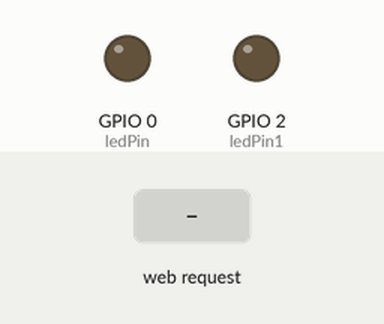
This sketch was run on a simulated ESP8266 (NodeMCU). Parts: output pins drawn as LEDs (lit = HIGH). Inputs (shaded band) come from the test bench. WiFi joins after 1.5 s; servers stay silent unless stated; what the sketch prints to the serial monitor is not drawn.

Above: at 2.7 s.
2.8 s: HTTP request GET /LED=ON received
At 3.6 s:
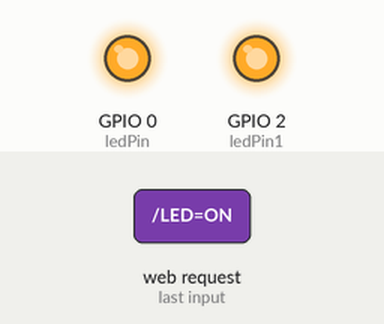
4.3 s: HTTP request GET /LED1=ON received
At 4.7 s:
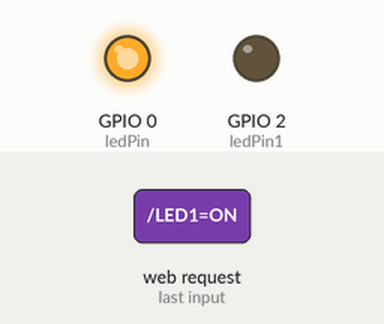
5.8 s: HTTP request GET /LED2=ON received
At 7.0 s:
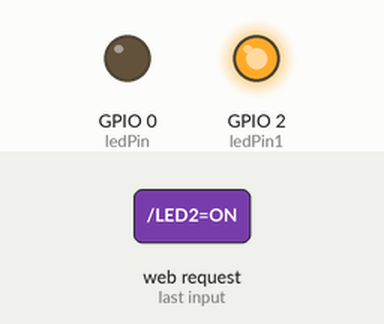
Timing chart, 0 to 8.8 s (numbered marks = the images above; inputs shaded):
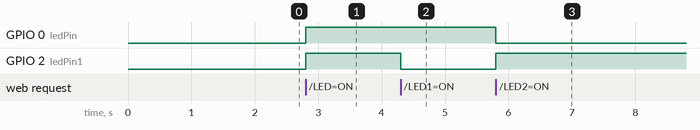

The sketch:

esp_prog.ino
```cpp
#include <ESP8266WiFi.h>

const char* ssid = "xxxxxxxx";
const char* password = "xxxxxxxx";
IPAddress staticIP(10,0,0,71);
IPAddress gateway(10,0,0,1);
IPAddress subnet(255,255,255,0);
int ledPin = 0;
int ledPin1 = 2;
WiFiServer server(80);

void setup() {
  Serial.begin(115200);
  delay(10);

  pinMode(ledPin, OUTPUT);
  pinMode(ledPin1, OUTPUT);
  digitalWrite(ledPin, LOW);
  digitalWrite(ledPin1, LOW);

  // Connect to WiFi network
  Serial.println();
  Serial.println();
  Serial.print("Connecting to ");
  Serial.println(ssid);

  WiFi.begin(ssid, password);
  WiFi.config(staticIP, gateway, subnet);
  while (WiFi.status() != WL_CONNECTED) {
    delay(500);
    Serial.print(".");
  }
  Serial.println("");
  Serial.println("WiFi connected");

  // Start the server
  server.begin();
  Serial.println("Server started");

  // Print the IP address
  Serial.print("Use this URL to connect: ");
  Serial.print("http://");
  Serial.print(WiFi.localIP());
  Serial.println("/");

}

void loop() {
  // Check if a client has connected
  WiFiClient client = server.available();
  if (!client) {
    return;
  }

  // Wait until the client sends some data
  Serial.println("new client");
  while(!client.available()){
    delay(1);
  }

  // Read the first line of the request
  String request = client.readStringUntil('\r');
  Serial.println(request);
  client.flush();

  // Match the request

  int value = LOW;
  if (request.indexOf("/LED=ON") != -1)  {
    digitalWrite(ledPin, HIGH);
    digitalWrite(ledPin1, HIGH);
    value = HIGH;
  }
  if (request.indexOf("/LED=OFF") != -1)  {
    digitalWrite(ledPin, LOW);
    digitalWrite(ledPin1, LOW);
    value = LOW;
  }
  if (request.indexOf("/LED1=ON") != -1)  {
    digitalWrite(ledPin, HIGH);
    digitalWrite(ledPin1, LOW);
    value = HIGH;
  }
  if (request.indexOf("/LED2=ON") != -1)  {
    digitalWrite(ledPin1, HIGH);
    digitalWrite(ledPin, LOW);
    value = HIGH;
  }
// Set ledPin according to the request
//digitalWrite(ledPin, value);

  // Return the response
  client.println("HTTP/1.1 200 OK");
  client.println("Content-Type: text/html");
  client.println(""); //  do not forget this one
  client.println("<!DOCTYPE HTML>");
  client.println("<html>");

  client.print("Led pin is now: ");

  if(value == HIGH) {
    client.print("On");
  } else {
    client.print("Off");
  }
  client.println("<br><br>");
  client.println("&emsp;<a href=\"/LED=ON\"\"><button>FORWARD </button></a><br />");
  client.println("<a href=\"/LED2=ON\"\"><button>LEFT </button></a>");
  client.println("&ensp;<a href=\"/LED1=ON\"\"><button>RIGHT </button></a><br />");
  client.println("&emsp;&ensp;&nbsp;<a href=\"/LED=OFF\"\"><button>STOP </button></a>");
  client.println("</html>");

  delay(1);
  Serial.println("Client disonnected");
  Serial.println("");

}
```

Measured:
- after the input at 2.8 s, GPIO 0 (ledPin), GPIO 2 (ledPin1): LOW → HIGH at once
- after the input at 4.3 s, GPIO 2 (ledPin1): HIGH → LOW at once
- after the input at 5.8 s, GPIO 0 (ledPin): HIGH → LOW at once; GPIO 2 (ledPin1): LOW → HIGH at once
